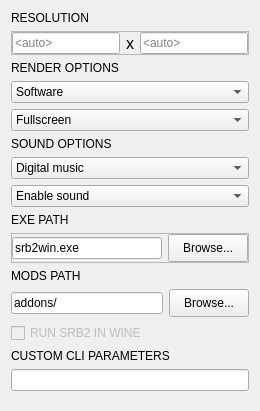
                    <widget class="QWidget" name="GameSettingsPage">
                     <layout class="QVBoxLayout" name="verticalLayout_27">
                      <item>
                       <widget class="QLabel" name="GameResolutionLabel">
                        <property name="maximumSize">
                         <size>
                          <width>16777215</width>
                          <height>26</height>
                         </size>
                        </property>
                        <property name="styleSheet">
                         <string notr="true"/>
                        </property>
                        <property name="text">
                         <string>RESOLUTION</string>
                        </property>
                       </widget>
                      </item>
                      <item>
                       <widget class="QFrame" name="GameResolutionSettingsWrapper">
                        <property name="maximumSize">
                         <size>
                          <width>16777215</width>
                          <height>48</height>
                         </size>
                        </property>
                        <property name="styleSheet">
                         <string notr="true"/>
                        </property>
                        <property name="frameShape">
                         <enum>QFrame::StyledPanel</enum>
                        </property>
                        <property name="frameShadow">
                         <enum>QFrame::Raised</enum>
                        </property>
                        <layout class="QGridLayout" name="gridLayout_3">
                         <property name="leftMargin">
                          <number>0</number>
                         </property>
                         <property name="topMargin">
                          <number>0</number>
                         </property>
                         <property name="rightMargin">
                          <number>0</number>
                         </property>
                         <property name="bottomMargin">
                          <number>0</number>
                         </property>
                         <property name="horizontalSpacing">
                          <number>6</number>
                         </property>
                         <property name="verticalSpacing">
                          <number>0</number>
                         </property>
                         <item row="0" column="0">
                          <widget class="QLineEdit" name="GameHorizontalResolutionInput">
                           <property name="styleSheet">
                            <string notr="true"/>
                           </property>
                           <property name="placeholderText">
                            <string>&lt;auto&gt;</string>
                           </property>
                          </widget>
                         </item>
                         <item row="0" column="1">
                          <widget class="QLabel" name="GameResMultLabel">
                           <property name="styleSheet">
                            <string notr="true">padding: 0;
font-size: 12pt;</string>
                           </property>
                           <property name="text">
                            <string>x</string>
                           </property>
                          </widget>
                         </item>
                         <item row="0" column="2">
                          <widget class="QLineEdit" name="GameVerticalResolutionInput">
                           <property name="placeholderText">
                            <string>&lt;auto&gt;</string>
                           </property>
                          </widget>
                         </item>
                        </layout>
                       </widget>
                      </item>
                      <item>
                       <widget class="QLabel" name="GameRenderCfgLabel">
                        <property name="text">
                         <string>RENDER OPTIONS</string>
                        </property>
                       </widget>
                      </item>
                      <item>
                       <widget class="QComboBox" name="GameRendererSetting">
                        <item>
                         <property name="text">
                          <string>Software</string>
                         </property>
                        </item>
                        <item>
                         <property name="text">
                          <string>OpenGL</string>
                         </property>
                        </item>
                       </widget>
                      </item>
                      <item>
                       <widget class="QComboBox" name="GameFullscreenSetting">
                        <item>
                         <property name="text">
                          <string>Fullscreen</string>
                         </property>
                        </item>
                        <item>
                         <property name="text">
                          <string>Borderless fullscreen</string>
                         </property>
                        </item>
                        <item>
                         <property name="text">
                          <string>Windowed</string>
                         </property>
                        </item>
                       </widget>
                      </item>
                      <item>
                       <widget class="QLabel" name="GameSoundOptionsLabel">
                        <property name="text">
                         <string>SOUND OPTIONS</string>
                        </property>
                       </widget>
                      </item>
                      <item>
                       <widget class="QComboBox" name="GameMusicSetting">
                        <item>
                         <property name="text">
                          <string>Digital music</string>
                         </property>
                        </item>
                        <item>
                         <property name="text">
                          <string>Midi music</string>
                         </property>
                        </item>
                        <item>
                         <property name="text">
                          <string>Load music from a CD</string>
                         </property>
                        </item>
                        <item>
                         <property name="text">
                          <string>Disable music</string>
                         </property>
                        </item>
                       </widget>
                      </item>
                      <item>
                       <widget class="QComboBox" name="GameSoundSetting">
                        <item>
                         <property name="text">
                          <string>Enable sound</string>
                         </property>
                        </item>
                        <item>
                         <property name="text">
                          <string>Disable sound</string>
                         </property>
                        </item>
                       </widget>
                      </item>
                      <item>
                       <widget class="QLabel" name="GameExecPathLabel">
                        <property name="text">
                         <string>EXE PATH</string>
                        </property>
                       </widget>
                      </item>
                      <item>
                       <widget class="QFrame" name="GameExecFilePath">
                        <property name="frameShape">
                         <enum>QFrame::StyledPanel</enum>
                        </property>
                        <property name="frameShadow">
                         <enum>QFrame::Raised</enum>
                        </property>
                        <layout class="QGridLayout" name="gridLayout_4">
                         <property name="leftMargin">
                          <number>0</number>
                         </property>
                         <property name="topMargin">
                          <number>0</number>
                         </property>
                         <property name="rightMargin">
                          <number>0</number>
                         </property>
                         <property name="bottomMargin">
                          <number>0</number>
                         </property>
                         <item row="0" column="1">
                          <widget class="QPushButton" name="GameExecFilePathBrowse">
                           <property name="minimumSize">
                            <size>
                             <width>0</width>
                             <height>28</height>
                            </size>
                           </property>
                           <property name="text">
                            <string>Browse...</string>
                           </property>
                          </widget>
                         </item>
                         <item row="0" column="0">
                          <widget class="QLineEdit" name="GameExecFilePathInput">
                           <property name="text">
                            <string>srb2win.exe</string>
                           </property>
                          </widget>
                         </item>
                        </layout>
                       </widget>
                      </item>
                      <item>
                       <widget class="QLabel" name="label_5">
                        <property name="text">
                         <string>MODS PATH</string>
                        </property>
                       </widget>
                      </item>
                      <item>
                       <layout class="QHBoxLayout" name="horizontalLayout_22">
                        <item>
                         <widget class="QLineEdit" name="ModsDirFilePathInput">
                          <property name="text">
                           <string>addons/ </string>
                          </property>
                         </widget>
                        </item>
                        <item>
                         <widget class="QPushButton" name="ModsDirFilePathBrowse">
                          <property name="minimumSize">
                           <size>
                            <width>0</width>
                            <height>28</height>
                           </size>
                          </property>
                          <property name="text">
                           <string>Browse...</string>
                          </property>
                         </widget>
                        </item>
                       </layout>
                      </item>
                      <item>
                       <widget class="QCheckBox" name="WineToggle">
                        <property name="enabled">
                         <bool>false</bool>
                        </property>
                        <property name="text">
                         <string>RUN SRB2 IN WINE</string>
                        </property>
                        <property name="checked">
                         <bool>false</bool>
                        </property>
                       </widget>
                      </item>
                      <item>
                       <widget class="QLabel" name="GameArgsLabel">
                        <property name="text">
                         <string>CUSTOM CLI PARAMETERS</string>
                        </property>
                       </widget>
                      </item>
                      <item>
                       <widget class="QLineEdit" name="GameArgsInput"/>
                      </item>
                      <item>
                       <spacer name="verticalSpacer_2">
                        <property name="orientation">
                         <enum>Qt::Vertical</enum>
                        </property>
                        <property name="sizeHint" stdset="0">
                         <size>
                          <width>20</width>
                          <height>9</height>
                         </size>
                        </property>
                       </spacer>
                      </item>
                     </layout>
                    </widget>
